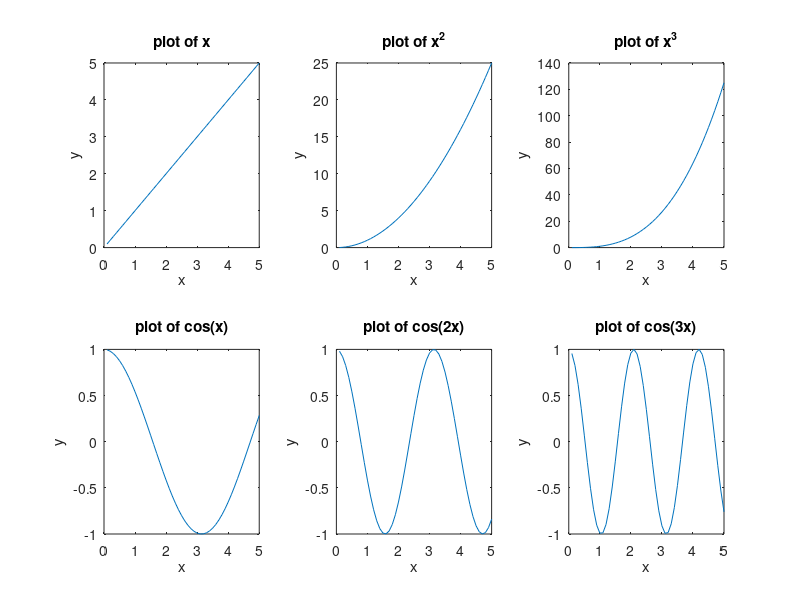

Here is the MATLAB script that generated this plot:
x=0.1:.1:5; %linear space
subplot(2,3,1);plot(x,x);title('plot of x'); % 2 rows, 3 columns and first plot
xlabel('x'); ylabel('y'); % axes labels
subplot(2,3,2);plot(x,x.^2);title('plot of x^2'); % 2 rows, 3 columns and second plot
xlabel('x'); ylabel('y'); % axes labels
subplot(2,3,3);plot(x,x.^3);title('plot of x^3'); % 2 rows, 3 columns and third plot
xlabel('x'); ylabel('y'); % axes labels
subplot(2,3,4);plot(x,cos(x));title('plot of cos(x)'); % 2 rows, 3 columns and fourth plot
xlabel('x'); ylabel('y'); % axes labels
subplot(2,3,5);plot(x,cos(2*x));title('plot of cos(2x)'); % 2 rows, 3 columns and fifth plot
xlabel('x'); ylabel('y'); % axes labels
subplot(2,3,6);plot(x,cos(3*x));title('plot of cos(3x)'); % 2 rows, 3 columns and sixth plot
xlabel('x'); ylabel('y'); % axes labels